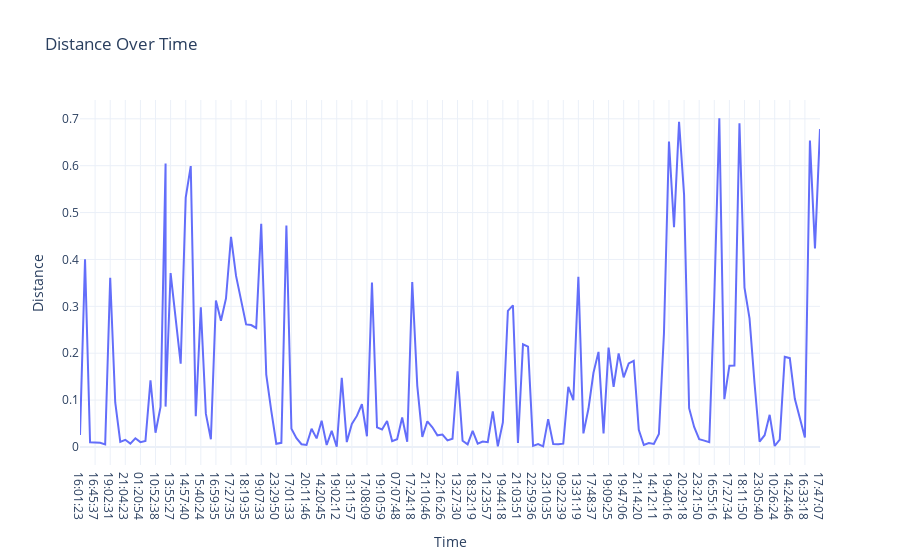

Notebook code cell kept with this figure:
### Code cell
fig = px.line(data, x = 'Time',y='Distance',title ='Distance Over Time')
fig.show()

### Figure 1 — Plotly figure (JSON) as saved in the notebook; plotly's stock layout.template omitted (floating-point values rounded to 4 significant figures; data arrays with more than 128 entries replaced by an {"elided": "..."} marker saying what was removed)
{"data": [{"hovertemplate": "Time=%{x}<br>Distance=%{y}<extra></extra>", "legendgroup": "", "line": {"color": "#636efa", "dash": "solid"}, "marker": {"symbol": "circle"}, "mode": "lines", "name": "", "orientation": "v", "showlegend": false, "type": "scatter", "x": {"elided": "149 str values"}, "xaxis": "x", "y": {"elided": "149 float values"}, "yaxis": "y"}], "layout": {"autosize": true, "legend": {"tracegroupgap": 0}, "title": {"text": "Distance Over Time"}, "xaxis": {"anchor": "y", "autorange": true, "domain": [0, 1], "range": [0, 147], "title": {"text": "Time"}, "type": "category"}, "yaxis": {"anchor": "x", "autorange": true, "domain": [0, 1], "range": [-0.03847, 0.7401], "title": {"text": "Distance"}, "type": "linear"}}}
